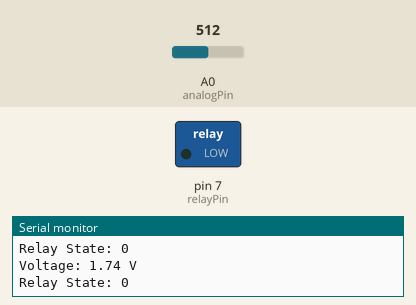
The program below on a simulated Arduino Nano, built with avr-gcc and run on an emulated ATmega328P. Parts: switched loads named in the program (green lamp = pin HIGH), the last lines printed to the serial monitor. The test bench sets the inputs (shaded band); at power-on: A0 (analogPin) = 512.

Above: at 1.2 s.
1.3 s: A0 (analogPin) set to 664
5.0 s: A0 (analogPin) set to 690
7.5 s: A0 (analogPin) set to 574
11.2 s: A0 (analogPin) set to 555
13.5 s: A0 (analogPin) set to 716
At 16.7 s:
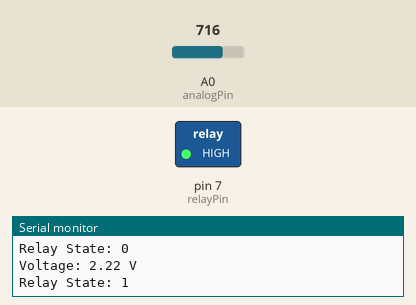
Timing chart, 0 to 18.2 s (numbered marks = the images above; inputs shaded):
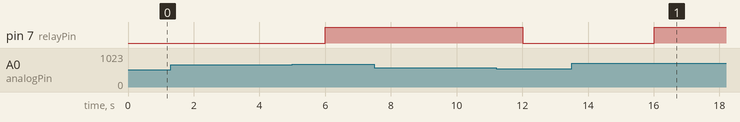

The program:

main.cpp
```cpp
#include <Arduino.h>

const int analogPin = A0;
const int relayPin = 7;

const int bufferSize = 5;
float voltageBuffer[bufferSize];

float voltageThresholdHigh = 2.20;
float voltageThresholdLow = 2.00;
bool relayState = LOW;

float analogToVoltage(int analogValue);
float calculateMovingAverage();
float removeOutliers(float value);

void setup() {
  Serial.begin(9600);
  pinMode(relayPin, OUTPUT);
  analogReference(INTERNAL);

  for (int i = 0; i < bufferSize; i++) {
    voltageBuffer[i] = analogToVoltage(analogRead(analogPin));
  }
}

void loop() {
  for (int i = bufferSize - 1; i > 0; i--) {
    voltageBuffer[i] = voltageBuffer[i - 1];
  }

  voltageBuffer[0] = analogToVoltage(analogRead(analogPin));

  float movingAverage = calculateMovingAverage();
  float filteredVoltage = removeOutliers(movingAverage);

  if (filteredVoltage <= voltageThresholdLow && relayState == HIGH) {
    digitalWrite(relayPin, LOW);
    relayState = LOW;
  } else if (filteredVoltage >= voltageThresholdHigh && relayState == LOW) {
    digitalWrite(relayPin, HIGH);
    relayState = HIGH;
  }

  Serial.print("Voltage: ");
  Serial.print(filteredVoltage, 2);
  Serial.println(" V");
  Serial.print("Relay State: ");
  Serial.println(relayState);


  delay(1000);
}

float analogToVoltage(int analogValue) {
  return analogValue * (1.1 / 1023.0) * (3.0 / 0.94) - (analogValue * (1.1 / 1023.0) * 0.03); // Callibearation using Calculation and Observation
}

float calculateMovingAverage() {
  float sum = 0.0;
  for (int i = 0; i < bufferSize; i++) {
    sum += voltageBuffer[i];
  }
  return sum / bufferSize;
}

float removeOutliers(float value) {
  const float outlierThreshold = 0.2;

  if (abs(value - calculateMovingAverage()) > outlierThreshold) {
    return calculateMovingAverage();
  } else {
    return value;
  }
}
```

Measured:
- after the input at 13.5 s, pin 7 (relayPin): LOW → HIGH after 2.5 s
